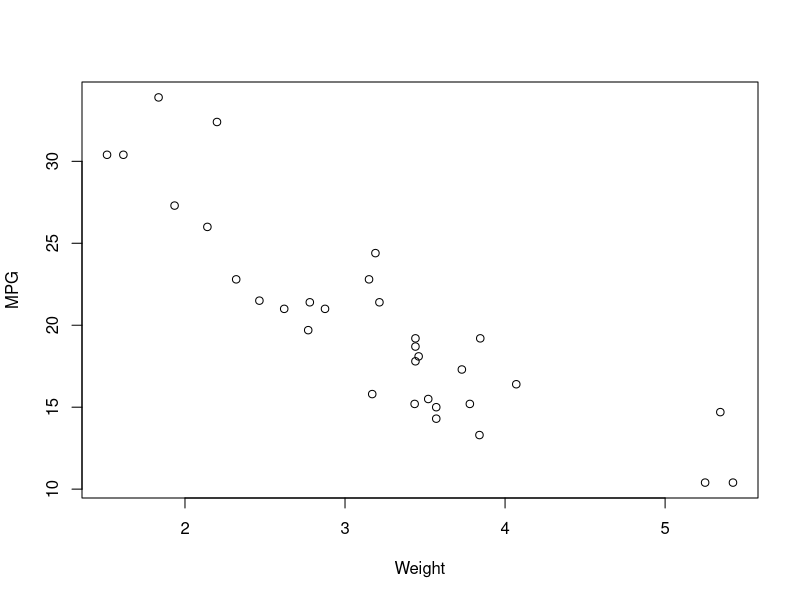
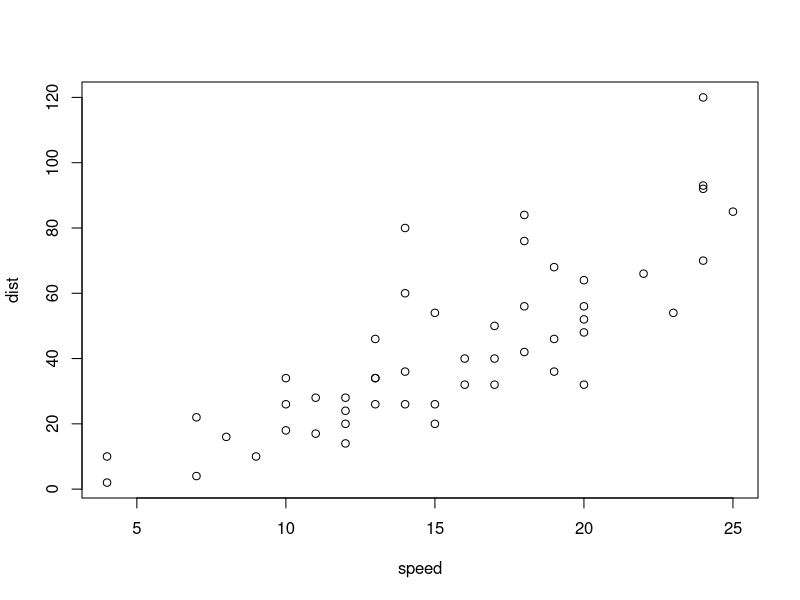

The R script that drew these images, in order:
## ---- chunk 1
head(mtcars)

## ---- chunk 2
plot(mtcars$wt,mtcars$mpg,xlab="Weight",ylab="MPG")
## ---- chunk 3
summary(cars)
## ---- chunk 4
plot(cars)
